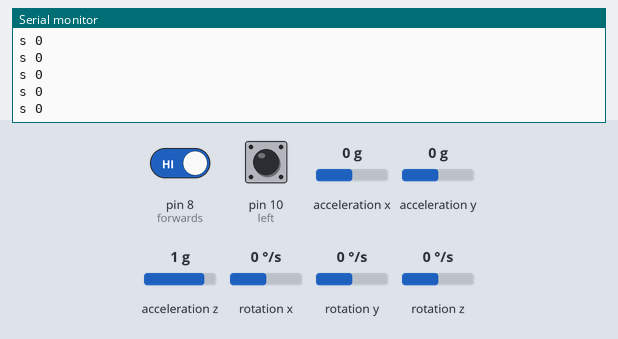
A sketch run on a simulated Arduino Uno, built with avr-gcc and run on an emulated ATmega328P. Parts: the last lines printed to the serial monitor. Wiring (inferred from the names in the program): MPU-6050 motion sensor at I2C address 0x68. The test bench sets the inputs (shaded band); at power-on: pin 8 (forwards) HIGH, acceleration x 0 g, pin 10 (left) HIGH, acceleration y 0 g, acceleration z 1 g, rotation x 0 °/s, rotation y 0 °/s, rotation z 0 °/s.

Above: at 1.2 s.
1.3 s: pin 8 (forwards) driven LOW
At 2.3 s:
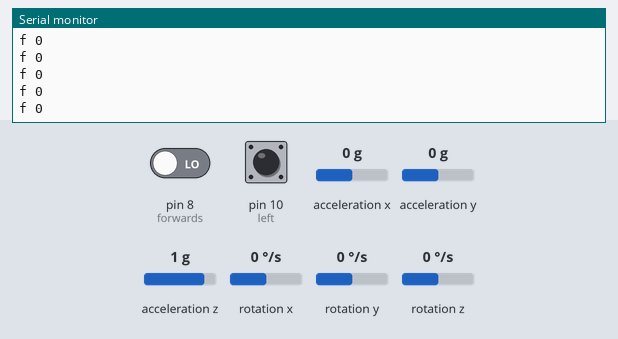
3.2 s: acceleration x set to -1.4 g
At 4.3 s:
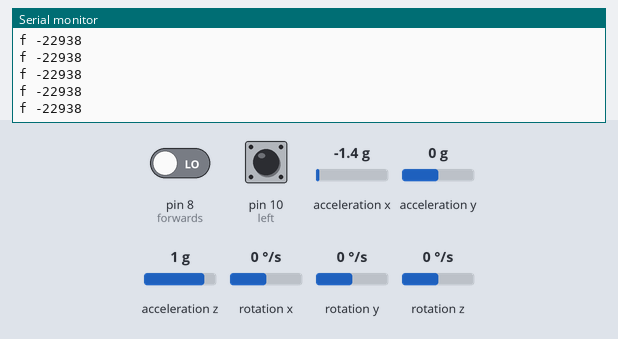
4.7 s: acceleration x set to 0.1 g
At 5.5 s:
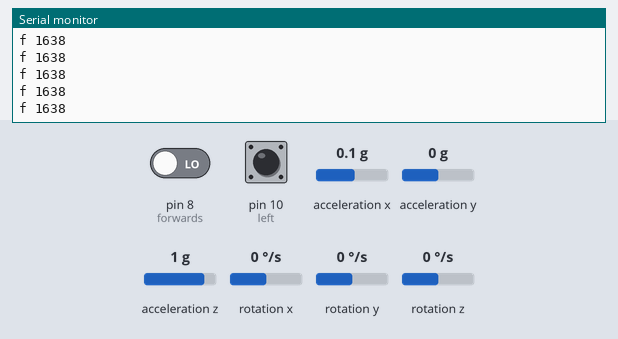
7.7 s: pin 8 (forwards) driven HIGH
At 8.8 s:
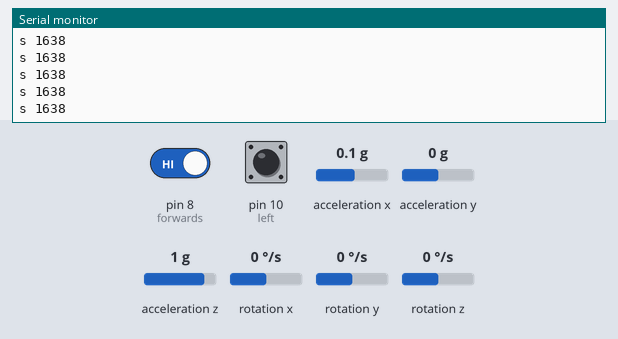
9.2 s: pin 10 (left) pulled LOW for 0.15 s
Timing chart, 0 to 11.8 s (numbered marks = the images above; inputs shaded):
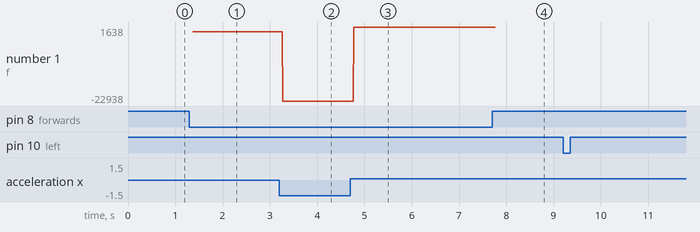

Measured:
- after the input at 1.3 s, the serial monitor: prints a new line after 0.07 s (image 1)
- after the input at 3.2 s, the serial monitor: prints a new line after 0.07 s (image 2)
- after the input at 4.7 s, the serial monitor: prints a new line after 0.08 s (image 3)
- after the input at 7.7 s, the serial monitor: prints a new line after 0.07 s (image 4)
- plotted number 1: 0 → -22938 after the input at 3.2 s, -22938 → 1638 after the input at 4.7 s

The sketch:

ez_wheel_controller.ino
```cpp
#include <SPI.h>
#include <Wire.h>
const int MPU_addr=0x68;  // I2C address of the MPU-6050
int AcX,AcY,AcZ,Tmp,GyX,GyY,GyZ;

int previ = 0;
int maxi = 0;


int forwards = 8;
int backwards = 9;
int left = 10;
int right = 11;

int gyroSens = 4000;
int f = 0;
int fc = 0;
int b = 0;
int bc = 0;
int l = 0;
int lc = 0;
int r = 0;
int rc = 0;

char prev1;
char prev2;
char cur1;
char cur2;
int send1 = 0;
int send2 = 0;

void setup() {
  // Normal shit
  Serial.begin(9600);
  pinMode(forwards, INPUT);
  pinMode(backwards, INPUT);
  pinMode(left, INPUT);
  pinMode(right, INPUT);

  pinMode(8, INPUT);
  pinMode(10, INPUT);

  // Gyro
  Wire.begin();
  Wire.beginTransmission(MPU_addr);
  Wire.write(0x6B);  // PWR_MGMT_1 register
  Wire.write(0);     // set to zero (wakes up the MPU-6050)
  Wire.endTransmission(true);

//  while(true)
//  {
//    if(Serial.available() > 0)
//    {
//      if(Serial.read() == 'q')
//      {
//        Serial.write('g');
//        break;
//      }
//    }
//  }
}

void loop() {
//    f = analogRead(A0);
//    b = analogRead(A1);
//    r = analogRead(A2);
//    l = analogRead(A3);

//    Serial.print(f);
//  Serial.print("    ");
//  Serial.print(b);

//  Serial.print(f);
//  Serial.print("    ");
//  Serial.print(b);
//  Serial.print("    ");
//  Serial.print(l);
//  Serial.print("    ");
//  Serial.print(r);
//  Serial.print("\n");

//  if (l < 195 && r > 860)
//  {
//    Serial.print("f"); // forward
//  }
//  if (l > 860 && r < 180)
//  {
//    Serial.write("b"); // backward
//  }
//  if (f < 186 && b > 866)
//  {
//    Serial.write("r"); // right
//  }
//  if (f > 860 && b < 178)
//  {
//    Serial.write("l"); // left
//  }


  Wire.beginTransmission(MPU_addr);
  Wire.write(0x3B);  // starting with register 0x3B (ACCEL_XOUT_H)
  Wire.endTransmission(false);
  Wire.requestFrom(MPU_addr,14,true);  // request a total of 14 registers
  AcX=Wire.read()<<8|Wire.read();  // 0x3B (ACCEL_XOUT_H) & 0x3C (ACCEL_XOUT_L)
  AcY=Wire.read()<<8|Wire.read();  // 0x3D (ACCEL_YOUT_H) & 0x3E (ACCEL_YOUT_L)
  AcZ=Wire.read()<<8|Wire.read();  // 0x3F (ACCEL_ZOUT_H) & 0x40 (ACCEL_ZOUT_L)
  Tmp=Wire.read()<<8|Wire.read();  // 0x41 (TEMP_OUT_H) & 0x42 (TEMP_OUT_L)
  GyX=Wire.read()<<8|Wire.read();  // 0x43 (GYRO_XOUT_H) & 0x44 (GYRO_XOUT_L)
  GyY=Wire.read()<<8|Wire.read();  // 0x45 (GYRO_YOUT_H) & 0x46 (GYRO_YOUT_L)
  GyZ=Wire.read()<<8|Wire.read();  // 0x47 (GYRO_ZOUT_H) & 0x48 (GYRO_ZOUT_L)


  int pin1 = digitalRead(8);
  int pin2 = digitalRead(10);

  if (!pin1)
  {
    cur1 = 'f';
  }
  else if (!pin2)
  {
    cur1 = 'b';
  }
  else
  {
    cur1 = 's';
  }
  // left & right
  // old
//  if (AcX > gyroSens)
//  {
//    cur2 =  'l';
//  }
//  else if (AcX < -gyroSens)
//  {
//    cur2 = 'r';
//  }
//  else
//  {
//    cur2 = 's';
//  }
  // new
  Serial.write(cur1);
  Serial.write(" ");
  Serial.println(AcX);

//  if(cur1 != prev1){
//    send1 = 1;
//    prev1 = cur1;
//  } else  {
//    send1 = 0;
//  }
//
//  if(cur2 != prev2){
//    send2 = 1;
//    prev2 = cur2;
//  } else {
//    send2 = 0;
//  }
//
//  if(send1 == 1 || send2 == 1){
//    Serial.write(cur1);
//    Serial.write(cur2);
//    Serial.write("\n");
//  }
//  Serial.print(pin1);
//  Serial.print(pin2);
//  Serial.println();

//delay(200);
}
```
